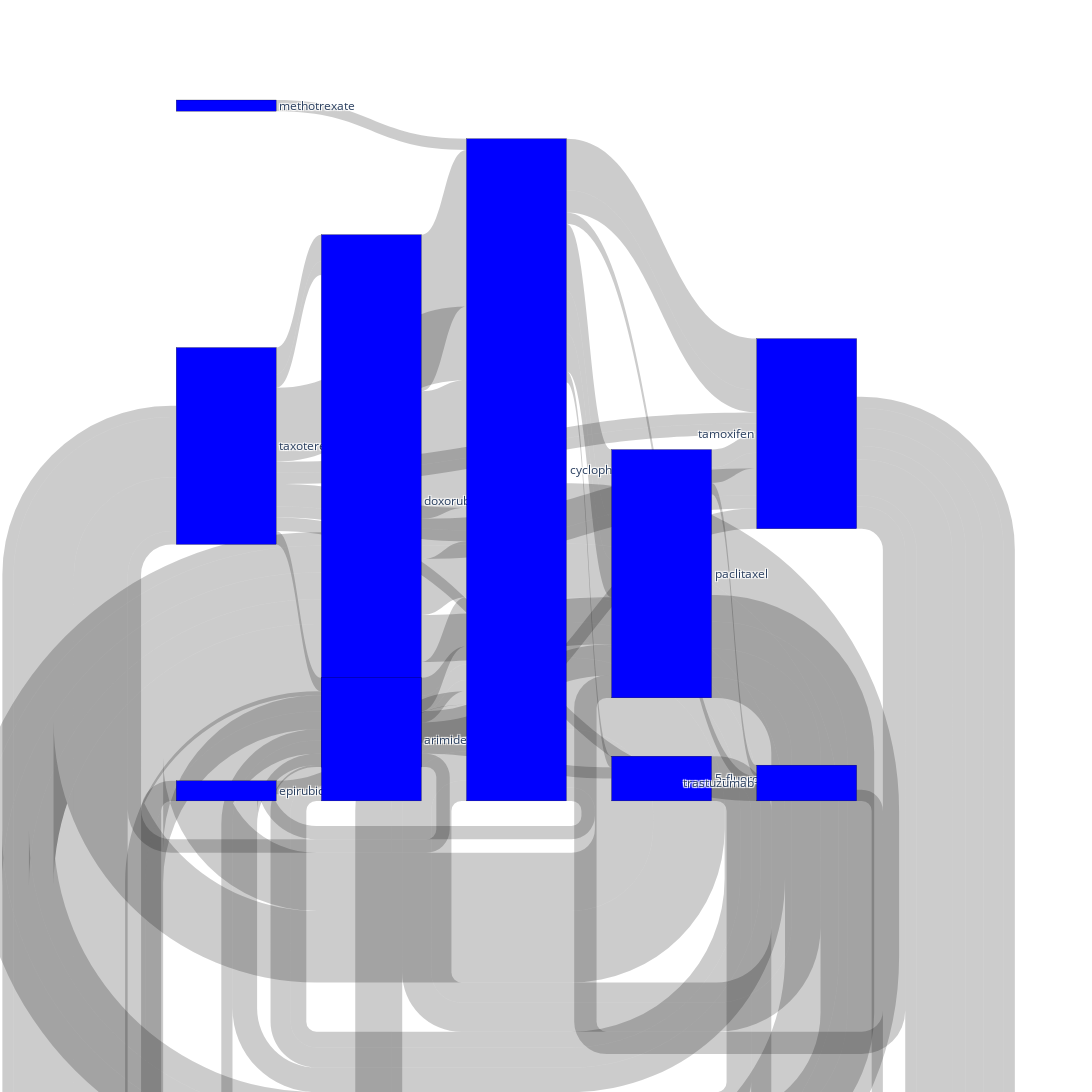

Notebook cell for this chart:
### Code cell
import plotly.graph_objects as go

fig = go.Figure(data=[go.Sankey(
    node = dict(
      pad = 70,
      thickness = 100,
      line = dict(color = "black", width = 0.25),
      label = list(drug_set_list),
      color = "blue"
    ),
    link = dict(
      source = source_index_list, 
      target = target_index_list,
      value = weights_list
  ))])

#fig.update_layout(title_text="Basic Sankey Diagram", font_size=10)
fig.update_layout(autosize = False, width = 5000, height = 3000)
fig.show()
plt.savefig("sankey3_11_22.png")

### Figure 1 — Plotly figure (JSON) as saved in the notebook; plotly's stock layout.template omitted (floating-point values rounded to 4 significant figures)
{"data": [{"link": {"source": [2, 2, 1, 7, 7, 7, 7, 2, 7, 7, 2, 2, 7, 7, 9, 2, 8, 8, 1, 8, 2, 7, 3, 7, 1, 9, 3, 4, 8, 9, 7, 8, 4, 9, 4, 8, 7, 9, 2, 1, 0, 2, 1, 7, 1, 8, 6, 7, 4, 9, 2, 1, 9, 1, 1, 5, 7], "target": [7, 7, 7, 2, 8, 1, 2, 7, 1, 9, 7, 8, 8, 8, 7, 8, 7, 2, 2, 2, 9, 4, 2, 9, 7, 8, 0, 9, 7, 4, 4, 9, 7, 4, 7, 9, 4, 2, 1, 4, 7, 9, 2, 2, 6, 6, 4, 6, 7, 1, 3, 9, 7, 7, 9, 7, 3], "value": [70, 57, 33, 32, 30, 27, 26, 25, 24, 23, 22, 21, 19, 17, 16, 14, 13, 12, 12, 12, 12, 11, 11, 10, 10, 10, 9, 9, 9, 9, 9, 8, 8, 8, 7, 7, 7, 6, 6, 6, 6, 6, 6, 6, 6, 5, 5, 5, 5, 5, 5, 5, 5, 5, 5, 5, 5]}, "node": {"color": "blue", "label": ["epirubicin", "taxotere", "doxorubicin", "5-fluorouracil", "arimidex", "methotrexate", "trastuzumab", "cyclophosphamide", "paclitaxel", "tamoxifen"], "line": {"color": "black", "width": 0.25}, "pad": 70, "thickness": 100}, "type": "sankey"}], "layout": {"autosize": false, "height": 3000, "width": 5000}}
